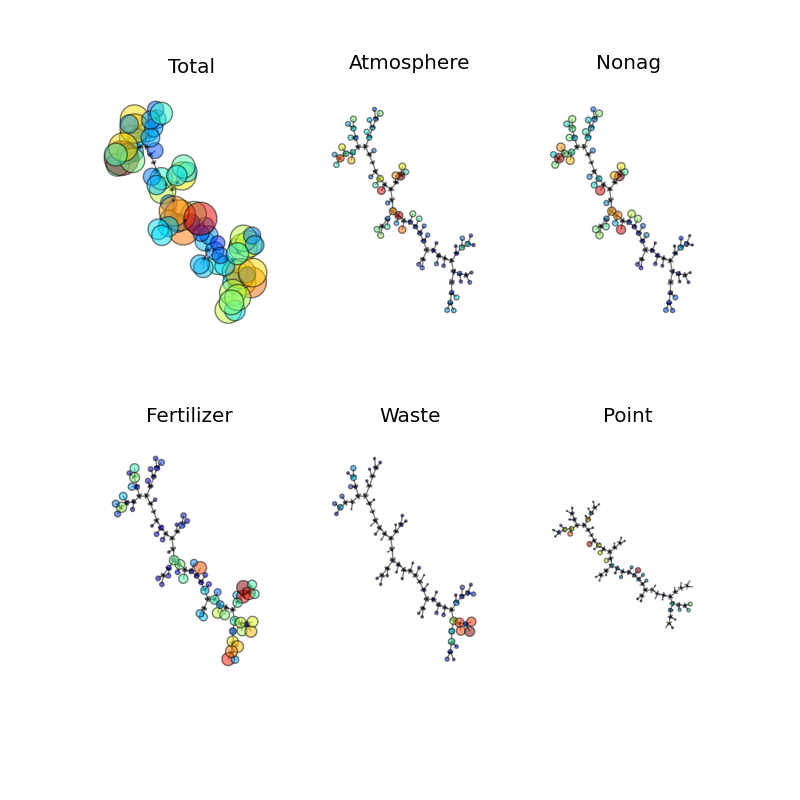

Generate this figure with Python:
import networkx as nx
import matplotlib.pyplot as plt
from networkx import graphviz_layout
from pySPARROW import Network, Reach

workspace = "/home/user/pysparrow-read-only/examples/testing_on_sample_sparrow_dataset/"
test_reach = '5012'

net = Network(workspace + 'test.h5')
max2= 0
id2 = 0

#for i in net._g:
#    if len(net.get_upstream_reaches(i)) > 1000: 
#        print str(len(net.get_upstream_reaches(i))) + " " + str(i._ComID)

    
G=net._g.subgraph(net.get_upstream_reaches(net.get_reach(test_reach)))
pos=nx.graphviz_layout(G,prog='neato',args='')
plt.figure(figsize=(8,8))
lab = {}
node_size = []
node_color = []
for r in G:
    lab[r] = r._ComID
    #print r._AreaHa
    if r._AreaHa >= 1000.0: 
        node_size.append((r.get_tot_runoff() / r._AreaHa ) ** 2.0 )
        node_color.append((r.get_tot_runoff() / r._AreaHa ) ** 2.0 )
    else:
        node_size.append(1.0)
        node_color.append(1.0)
        
plt.subplot(2,3,1)
plt.title('Total')
nx.draw(G,pos, \
    node_size=node_size, \
    alpha=0.5, \
    node_color=node_color, \
    font_size = 8,
    style='dashed',
    with_labels=False)

lab = {}
node_size = []
node_color = []
for r in G:
    lab[r] = r._ComID
    #print r._AreaHa
    if r._AreaHa >= 1000.0: 
        node_size.append((r.get_atm_runoff() / r._AreaHa ) ** 2.0 )
        node_color.append((r.get_atm_runoff() / r._AreaHa ) ** 2.0 )
    else:
        node_size.append(1.0)
        node_color.append(1.0)
        
plt.subplot(2,3,2)
plt.title('Atmosphere')
nx.draw(G,pos, \
    node_size=node_size, \
    alpha=0.5, \
    node_color=node_color, \
    font_size = 8,
    style='dashed',
    with_labels=False)    
    
lab = {}
node_size = []
node_color = []
for r in G:
    lab[r] = r._ComID
    #print r._AreaHa
    if r._AreaHa >= 1000.0: 
        node_size.append((r.get_forest_runoff() / r._AreaHa ) ** 2.0 )
        node_color.append((r.get_forest_runoff() / r._AreaHa ) ** 2.0 )
    else:
        node_size.append(1.0)
        node_color.append(1.0)
        
plt.subplot(2,3,3)
plt.title('Nonag')
nx.draw(G,pos, \
    node_size=node_size, \
    alpha=0.5, \
    node_color=node_color, \
    font_size = 8,
    style='dashed',
    with_labels=False)
    
lab = {}
node_size = []
node_color = []
for r in G:
    lab[r] = r._ComID
    #print r._AreaHa
    if r._AreaHa >= 1000.0: 
        node_size.append((r.get_fert_runoff() / r._AreaHa ) ** 2.0 )
        node_color.append((r.get_fert_runoff() / r._AreaHa ) ** 2.0 )
    else:
        node_size.append(1.0)
        node_color.append(1.0)
        
plt.subplot(2,3,4)
plt.title('Fertilizer')
nx.draw(G,pos, \
    node_size=node_size, \
    alpha=0.5, \
    node_color=node_color, \
    font_size = 8,
    style='dashed',
    with_labels=False)

lab = {}
node_size = []
node_color = []
for r in G:
    lab[r] = r._ComID
    #print r._AreaHa
    if r._AreaHa >= 1000.0: 
        node_size.append((r.get_waste_runoff() / r._AreaHa ) ** 2.0 )
        node_color.append((r.get_waste_runoff() / r._AreaHa ) ** 2.0 )
    else:
        node_size.append(1.0)
        node_color.append(1.0)
        
plt.subplot(2,3,5)
plt.title('Waste')
nx.draw(G,pos, \
    node_size=node_size, \
    alpha=0.5, \
    node_color=node_color, \
    font_size = 8,
    style='dashed',
    with_labels=False)

lab = {}
node_size = []
node_color = []
for r in G:
    lab[r] = r._ComID
    #print r._AreaHa
    if r._AreaHa >= 1000.0: 
        node_size.append((r.get_pnt_runoff() / r._AreaHa ) ** 2.0 )
        node_color.append((r.get_pnt_runoff() / r._AreaHa ) ** 2.0 )
    else:
        node_size.append(1.0)
        node_color.append(1.0)
        
plt.subplot(2,3,6)
plt.title('Point')
nx.draw(G,pos, \
    node_size=node_size, \
    alpha=0.5, \
    node_color=node_color, \
    font_size = 8,
    style='dashed',
    with_labels=False)
    
plt.axis('equal')
plt.savefig('network_viz_03.png')
plt.close()
#plt.show()

